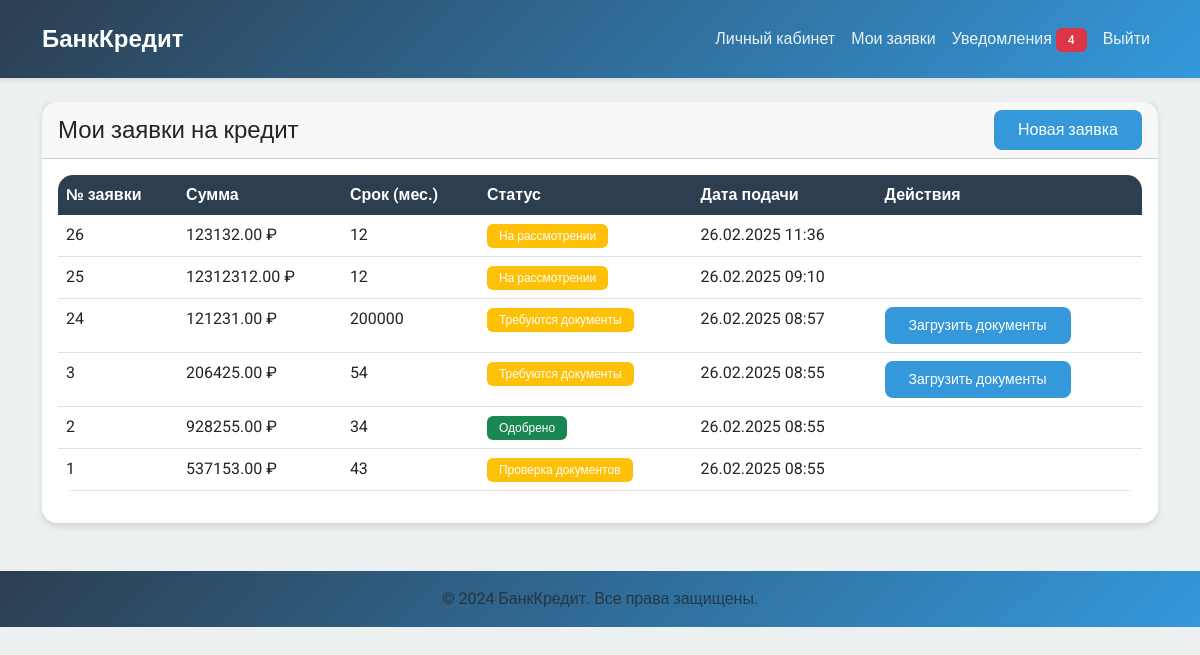
The app's page /client/applications/ (signed in) with its own data.
### main/models.py (models this page shows, shortened)
class User(AbstractUser):
    ROLE_CHOICES = [
        ('client', 'Клиент банка'),
        ('referrer', 'Референт по кредитованию'),
        ('admin', 'Системный администратор'),
    ]
    role = models.CharField(
        max_length=10,
        choices=ROLE_CHOICES,
        default='client',
        verbose_name='Роль'
    )
    phone = models.CharField(
        max_length=15,
        blank=True,
        verbose_name='Телефон'
    )
    groups = models.ManyToManyField(
        'auth.Group',
        verbose_name='groups',
        blank=True,
        help_text='The groups this user belongs to.',
        related_name='custom_user_set',
        related_query_name='custom_user'
    )
    user_permissions = models.ManyToManyField(
        'auth.Permission',
        verbose_name='user permissions',
        blank=True,
        help_text='Specific permissions for this user.',
        related_name='custom_user_set',
        related_query_name='custom_user'
    )
    def get_unread_notifications_count(self):
        return self.notifications.filter(is_read=False).count()
    class Meta:
        verbose_name = 'Пользователь'
        verbose_name_plural = 'Пользователи'

class CreditApplication(models.Model):
    STATUS_CHOICES = [
        ('pending', 'На рассмотрении'),
        ('documents_required', 'Требуются документы'),
        ('under_review', 'Проверка документов'),
        ('approved', 'Одобрено'),
        ('rejected', 'Отклонено'),
    ]
    client = models.ForeignKey(
        User,
        on_delete=models.CASCADE,
        related_name='applications',
        verbose_name='Клиент'
    )
    amount = models.DecimalField(
        max_digits=10,
        decimal_places=2,
        verbose_name='Сумма кредита'
    )
    term_months = models.IntegerField(verbose_name='Срок (месяцев)')
    purpose = models.TextField(verbose_name='Цель кредита')
    status = models.CharField(
        max_length=20,
        choices=STATUS_CHOICES,
        default='pending',
        verbose_name='Статус'
    )
    referrer = models.ForeignKey(
        User,
        on_delete=models.SET_NULL,
        null=True,
        related_name='reviewed_applications',
        verbose_name='Референт'
    )
    created_at = models.DateTimeField(
        auto_now_add=True,
        verbose_name='Дата создания'
    )
    updated_at = models.DateTimeField(
        auto_now=True,
        verbose_name='Дата обновления'
    )
    class Meta:
        verbose_name = 'Заявка на кредит'
        verbose_name_plural = 'Заявки на кредит'
        ordering = ['-created_at']

### main/views.py (the view)
# urls.py: path('client/applications/', views.ClientApplicationListView.as_view(), name='client_applications'),
class ClientApplicationListView(ClientRequiredMixin, ListView):
    model = CreditApplication
    template_name = 'main/client/application_list.html'
    context_object_name = 'applications'
    def get_queryset(self):
        return CreditApplication.objects.filter(client=self.request.user)

### main/mixins.py (called while the page is built)
    def test_func(self):
        return self.request.user.is_authenticated and self.request.user.role in self.allowed_roles

### main/templates/main/client/application_list.html (shortened to what this page needs)
{% extends 'main/base.html' %}
{% block content %}
<div class="card">
    <div class="card-header d-flex justify-content-between align-items-center">
        <h4 class="mb-0">Мои заявки на кредит</h4>
        <a href="{% url 'client_application_create' %}" class="btn btn-primary">Новая заявка</a>
    </div>
    <div class="card-body">
        {% if applications %}
            <div class="table-responsive">
                <table class="table table-hover">
                    <thead>
                        <tr>
                            <th>№ заявки</th>
                            <th>Сумма</th>
                            <th>Срок (мес.)</th>
                            <th>Статус</th>
                            <th>Дата подачи</th>
                            <th>Действия</th>
                        </tr>
                    </thead>
                    <tbody>
                        {% for app in applications %}
                            <tr>
                                <td>{{ app.id }}</td>
                                <td>{{ app.amount }} ₽</td>
                                <td>{{ app.term_months }}</td>
                                <td>
                                    <span class="badge {% if app.status == 'approved' %}bg-success
                                        {% elif app.status == 'rejected' %}bg-danger
                                        {% else %}bg-warning{% endif %}">
                                        {{ app.get_status_display }}
                                    </span>
                                </td>
                                <td>{{ app.created_at|date:"d.m.Y H:i" }}</td>
                                <td>
                                    {% if app.status == 'documents_required' %}
                                        <a href="{% url 'document_upload' app.id %}"
                                           class="btn btn-sm btn-primary">
                                            Загрузить документы
                                        </a>
                                    {% endif %}
                                </td>
                            </tr>
                        {% endfor %}
                    </tbody>
                </table>
            </div>
        {% else %}
            <p class="text-muted text-center">У вас пока нет заявок на кредит</p>
        {% endif %}
    </div>
</div>
{% endblock %}

### main/templates/main/base.html (shortened to what this page needs)
{% load static %}
<!DOCTYPE html>
<html lang="ru">
<head>
    <link href="https://cdn.jsdelivr.net/npm/bootstrap@5.3.0/dist/css/bootstrap.min.css" rel="stylesheet">
    <link href="https://cdnjs.cloudflare.com/ajax/libs/font-awesome/6.0.0/css/all.min.css" rel="stylesheet">
    <link href="{% static 'css/style.css' %}" rel="stylesheet">
</head>
<body>
    <nav class="navbar navbar-expand-lg navbar-dark bg-dark">
        <div class="container">
            <a class="navbar-brand" href="{% url 'index' %}">БанкКредит</a>
            <div class="collapse navbar-collapse" id="navbarNav">
                <ul class="navbar-nav ms-auto">
                    {% if user.is_authenticated %}
                        {% if user.role == 'client' %}
                            <li class="nav-item">
                                <a class="nav-link" href="{% url 'client_dashboard' %}">Личный кабинет</a>
                            </li>
                            <li class="nav-item">
                                <a class="nav-link" href="{% url 'client_applications' %}">Мои заявки</a>
                            </li>
                        {% endif %}
                        <li class="nav-item">
                            <a class="nav-link" href="{% url 'notifications' %}">
                                Уведомления
                                {% if user.get_unread_notifications_count > 0 %}
                                    <span class="badge bg-danger">{{ user.get_unread_notifications_count }}</span>
                                {% endif %}
                            </a>
                        </li>
                        <li class="nav-item">
                            <form method="post" action="{% url 'logout' %}" class="d-inline">
                                <button type="submit" class="btn btn-link nav-link">Выйти</button>
                            </form>
                        </li>
                    {% endif %}
                </ul>
            </div>
        </div>
    </nav>
    <div class="container mt-4">
        {% block content %}{% endblock %}
    </div>
    <footer class="footer mt-5 py-3 bg-dark">
        <div class="container text-center">
            <span class="text-muted">© 2024 БанкКредит. Все права защищены.</span>
        </div>
    </footer>
</body>
</html>

### main/static/css/style.css (style rules this page uses)
:root { --primary-color: #2c3e50; --secondary-color: #3498db; --accent-color: #e74c3c; --background-color: #ecf0f1; --text-color: #2c3e50; --success-color: #27ae60; --warning-color: #f1c40f; }
body { background-color: var(--background-color); color: var(--text-color); font-family: 'Roboto', sans-serif; }
.card { border: none; border-radius: 15px; box-shadow: 0 4px 6px rgba(0, 0, 0, 0.1); }
.navbar { background: linear-gradient(135deg, var(--primary-color), var(--secondary-color)); box-shadow: 0 2px 4px rgba(0, 0, 0, 0.1); padding: 1rem 0; }
.navbar-brand { font-weight: 700; font-size: 1.5rem; color: white !important; }
.nav-link { color: rgba(255, 255, 255, 0.9) !important; transition: color 0.3s ease; }
.btn { border-radius: 8px; padding: 0.5rem 1.5rem; transition: background-color 0.3s ease; font-weight: 500; }
.btn-primary { background: var(--secondary-color); border: none; }
.table { background: white; border-radius: 15px; overflow: hidden; }
.table thead th { background: var(--primary-color); color: white; border: none; }
.badge { padding: 0.5em 1em; border-radius: 6px; font-weight: 500; }
.footer { background: linear-gradient(135deg, var(--primary-color), var(--secondary-color)); color: white; padding: 2rem 0; margin-top: 3rem; }

### records on screen
User: get_unread_notifications_count "4"
CreditApplication: id "26", amount "123132.00", term_months "12", status "На рассмотрении", created_at "26.02.2025 11:36"
CreditApplication: id "25", amount "12312312.00", term_months "12", status "На рассмотрении", created_at "26.02.2025 09:10"
CreditApplication: id "24", amount "121231.00", term_months "200000", status "Требуются документы", created_at "26.02.2025 08:57", shows "Загрузить документы"
CreditApplication: id "3", amount "206425.00", term_months "54", status "Требуются документы", created_at "26.02.2025 08:55", shows "Загрузить документы"
CreditApplication: id "2", amount "928255.00", term_months "34", status "Одобрено", created_at "26.02.2025 08:55"
CreditApplication: id "1", amount "537153.00", term_months "43", status "Проверка документов", created_at "26.02.2025 08:55"
